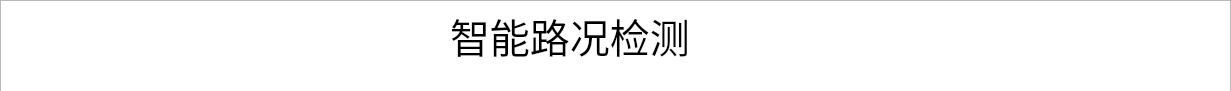
   <widget class="QFrame" name="frame_5">
    <property name="geometry">
     <rect>
      <x>10</x>
      <y>10</y>
      <width>1231</width>
      <height>91</height>
     </rect>
    </property>
    <property name="frameShape">
     <enum>QFrame::StyledPanel</enum>
    </property>
    <property name="frameShadow">
     <enum>QFrame::Raised</enum>
    </property>
    <widget class="QLabel" name="label_3">
     <property name="geometry">
      <rect>
       <x>450</x>
       <y>10</y>
       <width>261</width>
       <height>51</height>
      </rect>
     </property>
     <property name="font">
      <font>
       <family>华文楷体</family>
       <pointsize>30</pointsize>
      </font>
     </property>
     <property name="text">
      <string>智能路况检测</string>
     </property>
    </widget>
    <widget class="QLabel" name="label_30">
     <property name="geometry">
      <rect>
       <x>980</x>
       <y>60</y>
       <width>54</width>
       <height>12</height>
      </rect>
     </property>
     <property name="text">
      <string/>
     </property>
    </widget>
    <widget class="QListView" name="listView">
     <property name="geometry">
      <rect>
       <x>0</x>
       <y>0</y>
       <width>1231</width>
       <height>811</height>
      </rect>
     </property>
     <property name="styleSheet">
      <string notr="true"/>
     </property>
    </widget>
    <widget class="QLabel" name="label_5">
     <property name="geometry">
      <rect>
       <x>920</x>
       <y>-20</y>
       <width>456</width>
       <height>480</height>
      </rect>
     </property>
     <property name="minimumSize">
      <size>
       <width>456</width>
       <height>0</height>
      </size>
     </property>
     <property name="text">
      <string>&lt;html&gt;&lt;head/&gt;&lt;body&gt;&lt;p&gt;&lt;span style=&quot; font-weight:600;&quot;&gt;目标选择：&lt;/span&gt;&lt;/p&gt;&lt;/body&gt;&lt;/html&gt;</string>
     </property>
    </widget>
    <zorder>listView</zorder>
    <zorder>label_3</zorder>
    <zorder>label_30</zorder>
    <zorder>label_5</zorder>
   </widget>
